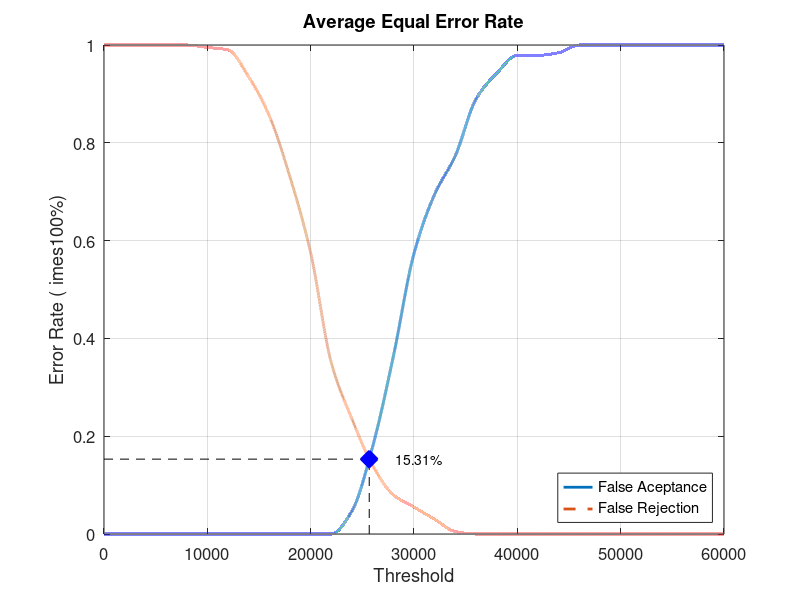
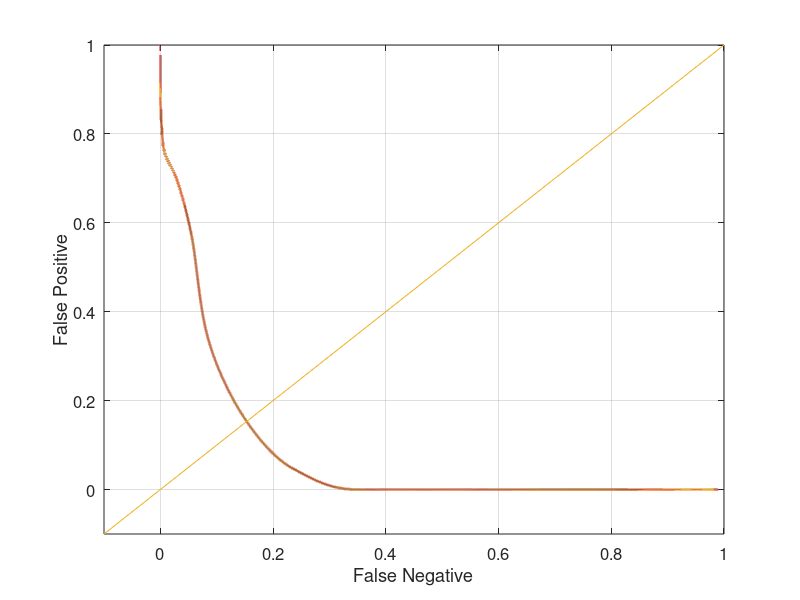

Recreate these plots in MATLAB, in order.
close all;
clear;
clc;
x = 0:2000:60000;
xq = 0:0.5:60000;

y0 = [0 0 0 0 0 0 0 0 0 0 0 0 0.0473684 0.178947 0.363158 0.573684 0.694737 0.773684 0.889474 0.942105 0.978947 0.978947 0.984211 1 1 1 1 1 1 1 1]
yy0 = interp1(x, y0, xq, 'pchip');
y1 = [1 1 1 1 1 0.995 0.99 0.935 0.855 0.73 0.575 0.35 0.235 0.14 0.08 0.055 0.03 0.005 0 0 0 0 0 0 0 0 0 0 0 0 0]
yy1 = interp1(x, y1, xq, 'pchip');

% Calculating EER: 
y2 = abs(y0 - y1);
find(y2 == min(y2))
yy2 = abs(yy0 - yy1);
xEER = find(yy2 == min(yy2));
xEERIndex = xq(xEER) % X-axis EER
yEER = yy0(xEER) % Y-axis EER

main = figure
plot(xq, yy0,'-','LineWidth', 2);	hold on
plot(xq, yy1,'--','LineWidth', 2);	hold on
plot([xEERIndex xEERIndex], [0 yEER], 'k--');	hold on
plot([0 xEERIndex], [yEER yEER], 'k--');	hold on
plot(xEERIndex, yEER, 'bx', 'LineWidth', 10);	hold on
text(xEERIndex + 10 * xEERIndex / 100, yEER, [num2str(round((10000 * yEER)) / 100) '%'])
legend('False Aceptance', 'False Rejection', 'Location', 'SouthEast')
xlabel('Threshold')
ylabel('Error Rate (	imes100%)')
title('Average Equal Error Rate')
set(gca, 'FontSize', 12)
axis([0 60000 0 1])
grid on

print(main, 'Database1_4Main', '-dpng');
FNRxFPR = figure('Color', [1 1 1]);
plot(yy1, yy0, '-', yy1, yy0, 'LineWidth', 2);
hold on
y = -0.1:0.1:1
plot(y, y); 
set(gca, 'FontSize', 12)
xlabel('False Negative')
ylabel('False Positive')
axis([-0.1 1 -0.1 1])
set(gca, 'FontSize', 12)
grid on

print(FNRxFPR, 'Database1_4FNRxFPR','-dpng');
